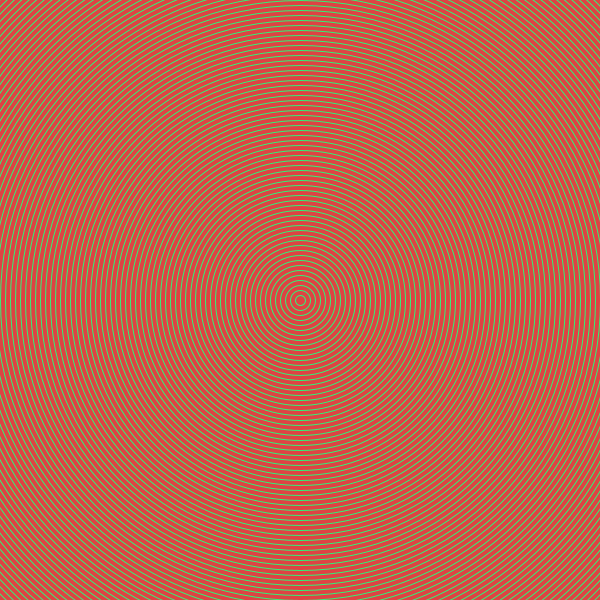
Frame 1 (no input)
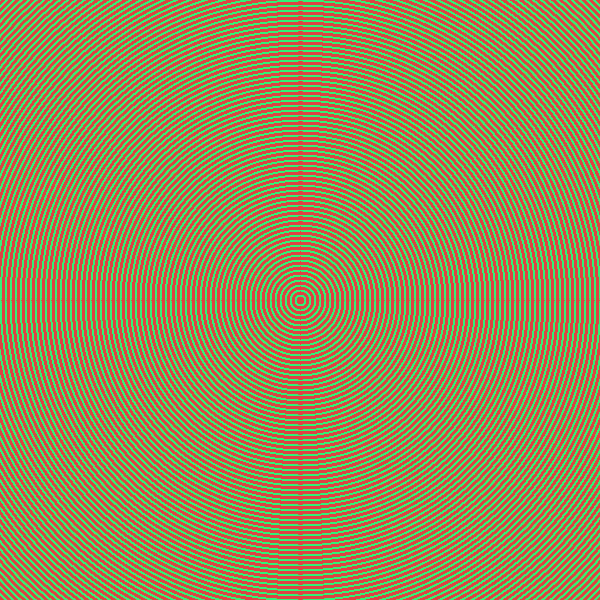
Frame 60 (the mouse pressed at the canvas centre just before this capture)
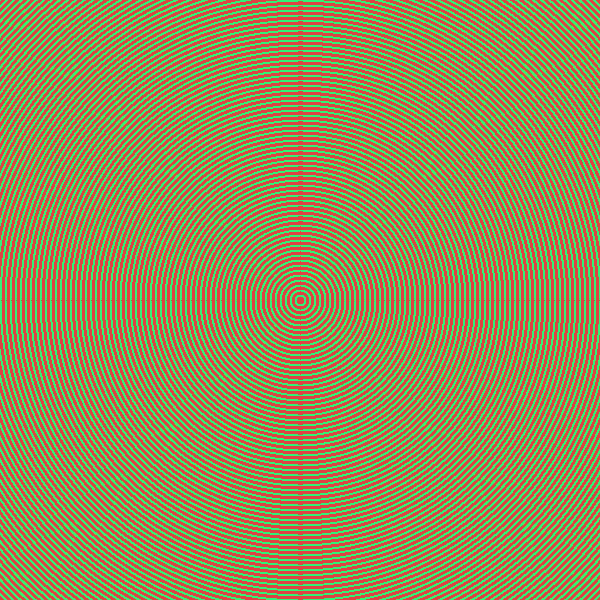
Frame 120 (the mouse held since frame 60 and released just before this capture)

The Processing sketch that drew these frames (run headless with seeded random() and noise(); from frame 60 on, the mouse is pressed at the canvas centre):

// Processing sketch: processing_43137
// ── processing_43137.pde

void setup(){
  size(600,600);
  smooth();
  background(222,67,67);  
}

void draw(){
  for(int i = 0; i < 1000; i+=10){
    noFill();
    stroke(49,242,118);
    ellipse(width/2,height/2,i,i);
  }
   
}
